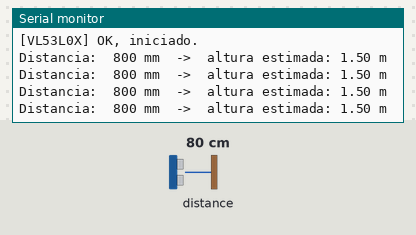
Bench run of a sketch on a simulated ESP32-S3. Parts: the last lines printed to the serial monitor. The test bench sets the inputs (shaded band); at power-on: distance to the obstacle 80 cm.

Above: at 2.7 s.
2.8 s: distance to the obstacle set to 2 cm
At 3.1 s:
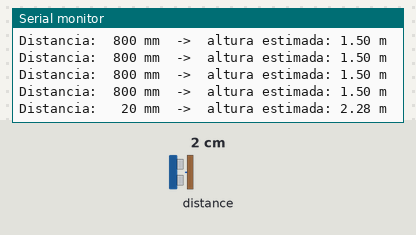
5.0 s: distance to the obstacle set to 120 cm
At 5.44 s:
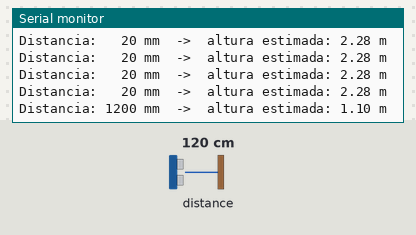
7.3 s: distance to the obstacle set to 250 cm
At 7.77 s:
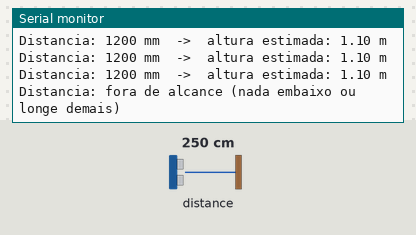

Measured:
- after the input at 2.8 s, the serial monitor: prints a new line after 0.08 s (image 1)
- after the input at 5.0 s, the serial monitor: prints a new line after 0.22 s (image 2)
- after the input at 7.3 s, the serial monitor: prints a new line after 0.25 s (image 3)

The sketch:

teste_altura.ino
```cpp
// ============================================================
// MOVE30 - TESTE ISOLADO DO SENSOR DE ALTURA (VL53L0X)
// Ligacoes: VIN->3V3 | GND->GND | SDA->GPIO 9 | SCL->GPIO 8
// Placa: ESP32-S3 (USB CDC On Boot: Enabled) | Serial 115200
//
// 1) Varre o I2C e lista os enderecos achados.
//    VL53L0X = 0x29 | MAX30102 (batimento) = 0x57
// 2) Le a distancia a cada 300 ms e mostra a altura calculada
//    com o sensor a ALTURA_SENSOR_MM do chao.
// Depois do teste, grave de novo o firmware linha_medicao.
// ============================================================
#include <Arduino.h>
#include <Wire.h>
#include <Adafruit_VL53L0X.h>

#define PIN_SDA 9
#define PIN_SCL 8
#define ALTURA_SENSOR_MM 2300.0f   // mesma constante do firmware principal

Adafruit_VL53L0X lox;
bool sensorOk = false;

void varrerI2C() {
  Serial.println("\n[I2C] Procurando dispositivos (SDA=9, SCL=8)...");
  int achados = 0;
  for (uint8_t end = 1; end < 127; end++) {
    Wire.beginTransmission(end);
    if (Wire.endTransmission() == 0) {
      Serial.printf("  achado: 0x%02X", end);
      if (end == 0x29) Serial.print("  <- VL53L0X (altura)");
      if (end == 0x57) Serial.print("  <- MAX30102 (batimento)");
      Serial.println();
      achados++;
    }
  }
  if (achados == 0) Serial.println("  nenhum dispositivo: confira VIN, GND, SDA e SCL.");
}

void setup() {
  Serial.begin(115200);
  delay(1500);
  Serial.println("\n=== TESTE SENSOR DE ALTURA ===");
  Wire.begin(PIN_SDA, PIN_SCL);
  Wire.setClock(100000);
  varrerI2C();

  sensorOk = lox.begin();
  if (sensorOk) {
    Serial.println("[VL53L0X] OK, iniciado.");
  } else {
    Serial.println("[VL53L0X] NAO encontrado. Se 0x29 nao apareceu acima, e fiacao/solda.");
  }
}

void loop() {
  if (!sensorOk) {
    // Tenta de novo a cada 3 s (util enquanto mexe nos fios).
    delay(3000);
    varrerI2C();
    sensorOk = lox.begin();
    if (sensorOk) Serial.println("[VL53L0X] OK, iniciado.");
    return;
  }

  VL53L0X_RangingMeasurementData_t m;
  lox.rangingTest(&m, false);
  if (m.RangeStatus == 4) {
    Serial.println("Distancia: fora de alcance (nada embaixo ou longe demais)");
  } else {
    int mm = m.RangeMilliMeter;
    float altura = (ALTURA_SENSOR_MM - mm) / 1000.0f;
    Serial.printf("Distancia: %4d mm  ->  altura estimada: %.2f m\n", mm, altura);
  }
  delay(300);
}
```
